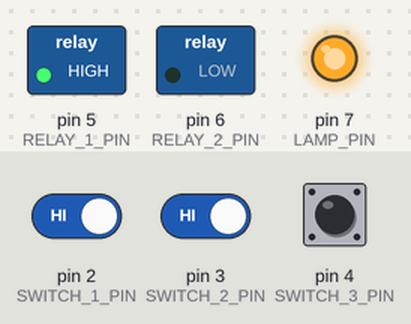
This sketch was run on a simulated Arduino Uno, built with avr-gcc and run on an emulated ATmega328P. Shown: switched loads named in the sketch (green lamp = pin HIGH), output pins drawn as LEDs (lit = HIGH). Dashed ring = blinking. Inputs (shaded band) come from the test bench; at power-on: pin 4 (SWITCH_3_PIN) HIGH, pin 2 (SWITCH_1_PIN) HIGH, pin 3 (SWITCH_2_PIN) HIGH. What the sketch prints to the serial monitor is not drawn.

Above: at 1.2 s.
1.3 s: pin 4 (SWITCH_3_PIN) pulled LOW for 3.2 s
At 8.9 s:
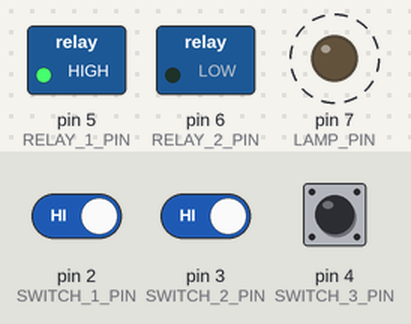
9.1 s: pin 4 (SWITCH_3_PIN) pulled LOW for 1 s
At 10.5 s:
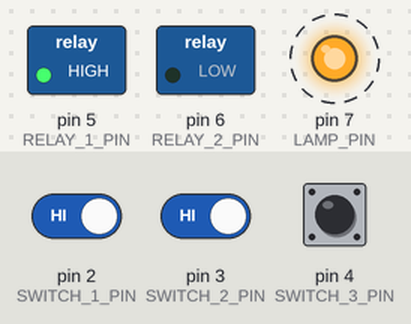
13.1 s: pin 2 (SWITCH_1_PIN) driven LOW and pin 3 (SWITCH_2_PIN) driven LOW and pin 4 (SWITCH_3_PIN) driven LOW
At 14.0 s:
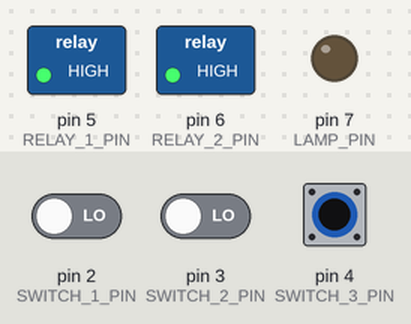
16.1 s: pin 2 (SWITCH_1_PIN) driven HIGH
At 16.4 s:
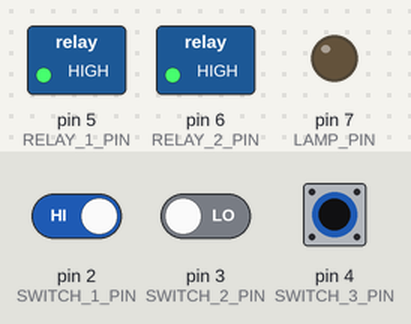
18.0 s: pin 3 (SWITCH_2_PIN) driven HIGH
At 20.5 s:
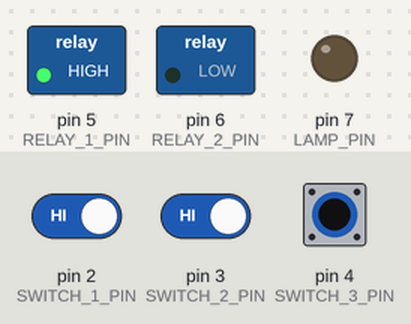
Timing chart, 0 to 24.5 s (numbered marks = the images above; inputs shaded):
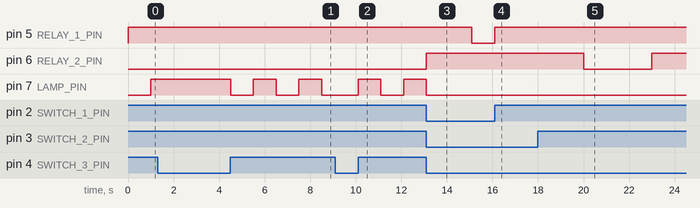

Measured:
- after the input at 1.3 s, pin 6 (RELAY_2_PIN): stays LOW (without the input it goes to HIGH after 5.7 s)
- after the input at 9.1 s, pin 6 (RELAY_2_PIN): stays LOW (without the input it goes to HIGH after 2.4 s)
- after the input at 13.1 s, pin 5 (RELAY_1_PIN): HIGH → LOW after 2.0 s; pin 6 (RELAY_2_PIN): LOW → HIGH at once; pin 7 (LAMP_PIN): stays LOW (without the input it goes to HIGH after 1.0 s)
- after the input at 16.1 s, pin 5 (RELAY_1_PIN): LOW → HIGH at once
- after the input at 18.0 s, pin 6 (RELAY_2_PIN): HIGH → LOW after 2.0 s, → HIGH 3.0 s later
- by itself, pin 7 (LAMP_PIN): alternates HIGH for 1.0 s and LOW for 1.0 s

The sketch:

waterControl.ino
```cpp
#include <Arduino.h>

// Pins for switches
const int SWITCH_1_PIN = 2;
const int SWITCH_2_PIN = 3;
const int SWITCH_3_PIN = 4;

// Pins for relays
const int RELAY_1_PIN = 5; // Relay to turn right
const int RELAY_2_PIN = 6; // Relay to turn left

// Pin for the flashing lamp
const int LAMP_PIN = 7;

// Time durations (in milliseconds)
const unsigned long EXTEND_TIME = 5000;              // 17 seconds
const unsigned long SLIGHTLY_OPEN_TIME = 5000;       // 5 seconds
const unsigned long CLOSE_AND_REVERSE_TIME = 2000;   // 2 seconds
const unsigned long REVERSE_TIME = 7000;             // 20 seconds
const unsigned long OPEN_TIME_AFTER_REVERSE = 12000; // 000 20 minutes

const unsigned long BLINK_INTERVAL = 1000; // Blink interval in milliseconds
unsigned long previousMillis2 = 0;         // Holds the previous time the LED was updated

// Delay time before changing direction
const unsigned long DIRECTION_CHANGE_DELAY = 2000; // 2 seconds

// State variables
enum State
{
  IDLE,
  EXTENDING,
  SLIGHTLY_OPENING,
  CLOSING,
  REVERSING,
  OPEN_AFTER_REVERSE
};
void blinking()
{
  unsigned long currentMillis2 = millis();

  // Check if it's time to update the LED state
  if (currentMillis2 - previousMillis2 >= BLINK_INTERVAL)
  {
    // Save the current time for the next interval
    previousMillis2 = currentMillis2;

    // Toggle the LED state
    digitalWrite(LAMP_PIN, !digitalRead(LAMP_PIN));
  }
}
State currentState = REVERSING;
State lastState = IDLE;
unsigned long stateStartTime = 0;
bool run = true;
void setup()
{
  pinMode(SWITCH_1_PIN, INPUT_PULLUP);
  pinMode(SWITCH_2_PIN, INPUT_PULLUP);
  pinMode(SWITCH_3_PIN, INPUT_PULLUP);

  pinMode(RELAY_1_PIN, OUTPUT);
  pinMode(RELAY_2_PIN, OUTPUT);

  pinMode(LAMP_PIN, OUTPUT);
  Serial.begin(115200);
  stateStartTime = millis();
  lastState = REVERSING;
  currentState = REVERSING;
}

void loop()
{
  unsigned long currentMillis = millis();

  // Check water level switches
  bool switch1State = digitalRead(SWITCH_1_PIN);
  bool switch2State = digitalRead(SWITCH_2_PIN);
  bool switch3State = digitalRead(SWITCH_3_PIN);
  // if (!switch3State)blinking();
  if (!switch1State && !switch2State && !switch3State)
  {
    currentState = EXTENDING;
  }
  else if (switch1State && switch2State && !switch3State)
  {
    currentState = SLIGHTLY_OPENING;
  }
  else if (switch1State && !switch2State && !switch3State)
  {
    currentState = CLOSING;
  }
  else if (switch1State && switch2State && switch3State)
  {
    currentState = REVERSING;
  }
  if (currentState != lastState)
  {
    lastState = currentState;
    run = true;
    stateStartTime = millis();
  }
  // Check if both relays should be off to prevent overheating or burning out

  if (run)
  {
    switch (currentState)
    {
    case IDLE:
      Serial.println("idle");
      // Motor is not moving, check conditions to start a new movement
      if (!switch1State && !switch2State && !switch3State)
      {
        currentState = EXTENDING;
      }
      else if (switch1State && switch2State && !switch3State)
      {
        currentState = SLIGHTLY_OPENING;
      }
      else if (switch1State && !switch2State && !switch3State)
      {
        currentState = CLOSING;
      }
      else if (switch1State && switch2State && switch3State)
      {
        currentState = REVERSING;
        // digitalWrite(LAMP_PIN, HIGH); // Turn on the lamp
      }
      break;

    case EXTENDING:

      // Motor is extending
      if (currentMillis - stateStartTime >= EXTEND_TIME)
      {
        Serial.println("done extending");
        run = false;
        // stateStartTime = millis();
        currentState = IDLE;
      }
      else
      {
        // Extend the motor (turn right) if not already extended
        digitalWrite(RELAY_2_PIN, HIGH); // Turn off the relay to turn left
        if (currentMillis - stateStartTime >= DIRECTION_CHANGE_DELAY)
        {
          Serial.println("extending relay 1 activated");
          digitalWrite(RELAY_1_PIN, LOW); // Activate the relay to turn right
        }
      }
      break;

    case SLIGHTLY_OPENING:
      // Motor is slightly opening

      if (currentMillis - stateStartTime >= SLIGHTLY_OPEN_TIME)
      {
        Serial.println("slightly opening done");
        run = false;
        currentState = IDLE;
      }
      else
      {
        digitalWrite(RELAY_1_PIN, HIGH); // Turn off the relay to turn left
        if (currentMillis - stateStartTime >= DIRECTION_CHANGE_DELAY)
        {
          Serial.println("slightly open relay 2 ");
          digitalWrite(RELAY_2_PIN, LOW); // Activate the relay to tur
          // Implement the logic to slightly open the motor
          // You may need to control the motor speed here
          // For example, you can use PWM to control the motor speed
          // and adjust the PWM value to achieve a slight opening effect
          // For simplicity, this example does not implement the motor speed control
        }
        break;

      case CLOSING:
        // Motor is closing
        Serial.println("closing");
        if (currentMillis - stateStartTime >= CLOSE_AND_REVERSE_TIME)
        {
          currentState = IDLE;
          run = false;
        }
        else
        {
          // Close the motor (turn left) if not already closed
          digitalWrite(RELAY_1_PIN, HIGH); // Turn off the relay to turn right
          if (currentMillis - stateStartTime >= DIRECTION_CHANGE_DELAY)
          {
            digitalWrite(RELAY_2_PIN, LOW); // Activate the relay to turn left
          }
        }
        break;

      case REVERSING:
        // Motor is reversing

        if (currentMillis - stateStartTime >= REVERSE_TIME)
        {
          currentState = OPEN_AFTER_REVERSE;
          Serial.println("done reversing");
          digitalWrite(RELAY_1_PIN, HIGH);
          digitalWrite(RELAY_2_PIN, HIGH);
          run = false;
        }
        else
        {
          Serial.println("reversing");
          blinking();
          // Reverse the motor (turn left) if not already reversed
          digitalWrite(RELAY_1_PIN, HIGH); // Turn off the relay to turn right
          if (currentMillis - stateStartTime >= DIRECTION_CHANGE_DELAY)
          {
            digitalWrite(RELAY_2_PIN, LOW); // Activate the relay to turn left
          }
        }
        break;
      }
    }
    if (currentState == IDLE)
    {
      digitalWrite(RELAY_1_PIN, HIGH);
      digitalWrite(RELAY_2_PIN, HIGH);
    }
    if (currentState == OPEN_AFTER_REVERSE)
    {
      Serial.println("open after reverse");
      // Motor is open after reversing, keep it open for 20 minutes
      digitalWrite(RELAY_1_PIN, HIGH); // Turn off the relay to turn right
      digitalWrite(RELAY_2_PIN, HIGH); // Turn off the relay to turn left
      // digitalWrite(LAMP_PIN, LOW); // Turn off the lamp

      while (currentMillis - stateStartTime <= OPEN_TIME_AFTER_REVERSE)
      {
        run = false;
        currentState = IDLE;
      }
    }
  }
}
```
